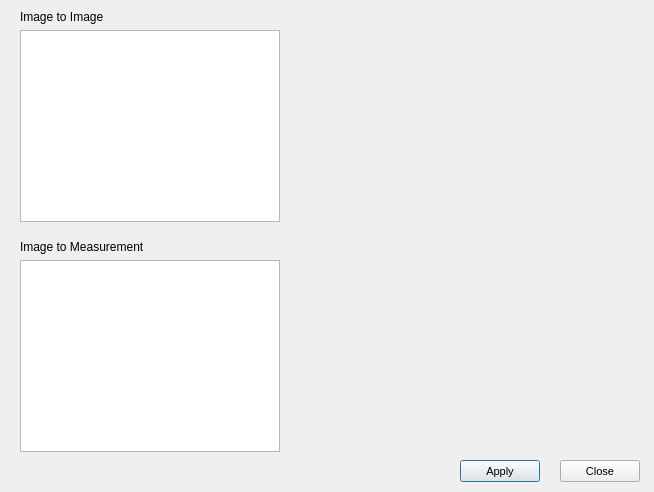
<?xml version="1.0" encoding="UTF-8"?>
<ui version="4.0">
 <class>processesPane</class>
 <widget class="QDialog" name="processesPane">
  <property name="geometry">
   <rect>
    <x>0</x>
    <y>0</y>
    <width>654</width>
    <height>492</height>
   </rect>
  </property>
  <property name="windowTitle">
   <string>One-view Processes</string>
  </property>
  <widget class="QPushButton" name="apply">
   <property name="geometry">
    <rect>
     <x>460</x>
     <y>460</y>
     <width>80</width>
     <height>22</height>
    </rect>
   </property>
   <property name="font">
    <font>
     <pointsize>8</pointsize>
    </font>
   </property>
   <property name="text">
    <string>Apply</string>
   </property>
  </widget>
  <widget class="QPushButton" name="close">
   <property name="geometry">
    <rect>
     <x>560</x>
     <y>460</y>
     <width>80</width>
     <height>22</height>
    </rect>
   </property>
   <property name="font">
    <font>
     <pointsize>8</pointsize>
    </font>
   </property>
   <property name="text">
    <string>Close</string>
   </property>
  </widget>
  <widget class="QLabel" name="image2image">
   <property name="geometry">
    <rect>
     <x>20</x>
     <y>10</y>
     <width>150</width>
     <height>14</height>
    </rect>
   </property>
   <property name="text">
    <string>Image to Image</string>
   </property>
  </widget>
  <widget class="QLabel" name="image2measurement">
   <property name="geometry">
    <rect>
     <x>20</x>
     <y>240</y>
     <width>150</width>
     <height>14</height>
    </rect>
   </property>
   <property name="text">
    <string>Image to Measurement</string>
   </property>
  </widget>
  <widget class="QListWidget" name="i2iProcesses">
   <property name="geometry">
    <rect>
     <x>20</x>
     <y>30</y>
     <width>260</width>
     <height>192</height>
    </rect>
   </property>
  </widget>
  <widget class="QListWidget" name="i2mProcesses">
   <property name="geometry">
    <rect>
     <x>20</x>
     <y>260</y>
     <width>260</width>
     <height>192</height>
    </rect>
   </property>
  </widget>
 </widget>
 <resources/>
 <connections/>
</ui>
